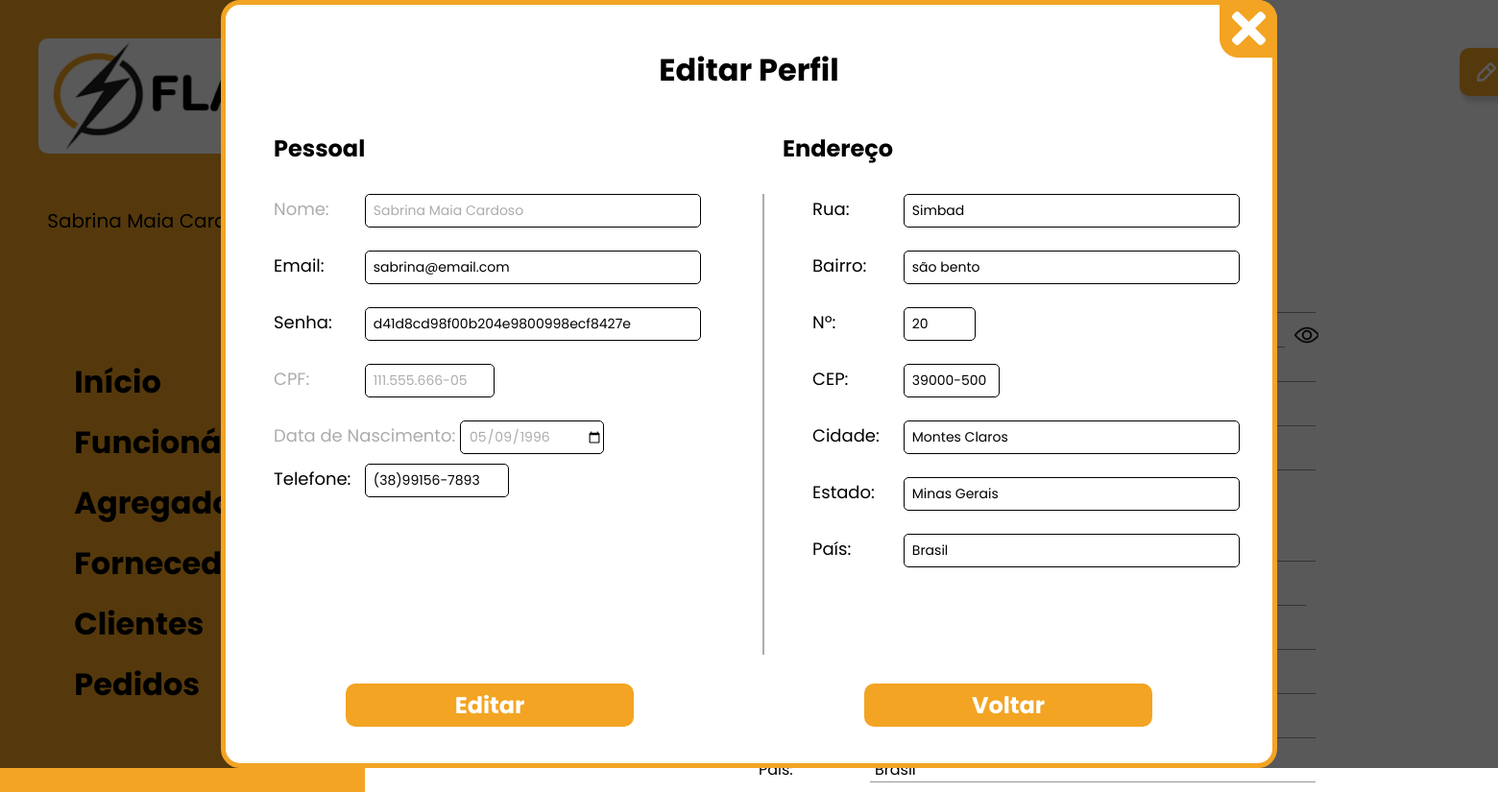
Page /view/editar_perfil.php (signed in) on the committed database.
### tables this page shows
CREATE TABLE `funcionarios` (
  `idFuncionarios` int(10) NOT NULL,
  `nome` varchar(100) NOT NULL,
  `email` varchar(100) NOT NULL,
  `cpf` varchar(15) NOT NULL,
  `dataNasc` varchar(11) DEFAULT NULL,
  `senha` varchar(150) NOT NULL,
  `telefone` varchar(15) NOT NULL,
  `fotoNome` varchar(100) DEFAULT NULL,
  `fotoTipo` varchar(5) DEFAULT NULL,
  `fotoTam` int(10) DEFAULT NULL,
  `rua` varchar(100) DEFAULT NULL,
  `bairro` varchar(50) DEFAULT NULL,
  `numero` varchar(5) DEFAULT NULL,
  `cep` varchar(15) DEFAULT NULL,
  `cidade` varchar(100) DEFAULT NULL,
  `estado` varchar(40) DEFAULT NULL,
  `pais` varchar(50) DEFAULT NULL
);

### model/funcionario.php (called while the page is built, shortened)
<?php
    class Funcionario{
        static function pesquisarFuncionario($pdo, $id){
            $sth = $pdo->prepare("SELECT * from funcionarios WHERE idFuncionarios=:id LIMIT 1");
            $sth->BindValue(':id', $id);
            $sth->execute();
            return $users = $sth->fetch(PDO::FETCH_ASSOC);
        }
    }
?>

### view/editar_perfil.php (the view, shortened to what this page needs)
<?PHP
    include('../config/conexao.php');
    include('../model/funcionario.php');
    $user = new Funcionario();
    $mostrar = $user->pesquisarFuncionario($pdo, $_SESSION['id']);
?>
<!DOCTYPE html>
<html lang="pt-br">
<head>
    <link rel="stylesheet" href="../css/style.css">
</head>
<body>
    <div class="container-perfil">
        <aside class="menu-lateral">
           <div class="menu-lateral-logo">
                <img src="../assents/img/logo.jpg" alt="logo da empresa">
           </div>
            <div class="menu-lateral-usuario">
                <span class="ml-usuario-nome">
                    <?php
                        echo $_SESSION['nome'];
                    ?>
                </span>
                <div class="ml-usuario-foto">
                </div>
            </div>
            <nav class="menu-lateral-nav">
                <ul>
                   <li class="mlv-elemento"><a href="inicio.php">Início</a></li>
                   <li class="mlv-elemento"><a href="funcionarios.php">Funcionários</a></li>
                   <li class="mlv-elemento"><a href="agregados.php">Agregados</a></li>
                   <li class="mlv-elemento"><a href="fornecedores.php">Fornecedores</a></li>
                   <li class="mlv-elemento"><a href="clientes.php">Clientes</a></li>
                   <li class="mlv-elemento"><a href="pedidos.php">Pedidos</a></li>
                </ul>
            </nav>
        </aside>
        <main class="principal-perfil">
            <header class="perfil-cabecalho">
                <div class="perfil-foto">
                </div>>
                <p>
                </p>
                <a class="btn-editar-perfil" href="editar_perfil.php">
                    <img src="../assents/img/icon-edit.svg">
                </a>
                <div class="perfil-editar">
                    <div class="box-editar-perfil">
                        <a class="btn-fechar-form" href="perfil.php">
                            <img id="icon-fechar" src="../assents/img/icon-fechar.svg">
                        </a>
                        <h2 class="editar-header">Editar Perfil</h2>
                        <form method="post" class="form-editar"  enctype="multipart/form-data">
                            <div class="form-header">
                                <h3>Pessoal</h3>
                                <h3>Endereço</h3>
                            </div>
                            <div class="form-body">
                                <div class="form-pessoal">
                                    <div class="form-nome-perfil">
                                        <label for="nome">Nome:</label>
                                        <input type="text" name="nome" value="<?php echo $mostrar['nome']?>">
                                    </div>
                                    <div class="form-email">
                                        <label for="email">Email:</label>
                                        <input type="email" name="email" value="<?php echo $mostrar['email']?>" required>
                                    </div>
                                    <div class="form-senha">
                                        <label for="senha">Senha:</label>
                                        <input type="text" name="senha" value="<?php echo $_SESSION['senha']?>" required>
                                    </div>
                                    <div class="form-cpf-perfil">
                                        <label for="cpf">CPF:</label>
                                        <input type="text" name="cpf" id="cpf" value="<?php echo $mostrar['cpf']?>">
                                    </div>
                                    <div class="form-dataNasc-perfil">
                                        <label for="dataNasc">Data de Nascimento:</label>
                                        <input type="date" name="dataNasc" value="<?php echo $mostrar['dataNasc']?>" >
                                    </div>
                                    <div class="form-tel">
                                        <label for="telefone">Telefone:</label>
                                        <input type="text" name="telefone" value="<?php echo $mostrar['telefone']?>" required>
                                    </div>
                                </div>
                            <div class="cadastro-separador"></div>
                                <div class="form-endereco">
                                    <div class="form-rua">
                                        <label for="rua">Rua:</label>
                                        <input type="text" name="rua" value="<?php echo $mostrar['rua']?>" >
                                    </div>
                                    <div class="form-bairro">
                                        <label for="bairro">Bairro:</label>
                                        <input type="text" name="bairro" value="<?php echo $mostrar['bairro']?>" >
                                    </div>
                                    <div class="form-num">
                                        <label for="num">Nº:</label>
                                        <input type="text" name="num" value="<?php echo $mostrar['numero']?>" >
                                    </div>
                                    <div class="form-cep">
                                        <label for="cep">CEP:</label>
                                        <input type="text" name="cep" value="<?php echo $mostrar['cep']?>" >
                                    </div>
                                    <div class="form-cidade">
                                        <label for="cidade">Cidade:</label>
                                        <input type="text" name="cidade" value="<?php echo $mostrar['cidade']?>" >
                                    </div>
                                    <div class="form-estado">
                                        <label for="estado">Estado:</label>
                                        <input type="text" name="estado" value="<?php echo $mostrar['estado']?>" >
                                    </div>
                                    <div class="form-pais">
                                        <label for="pais">País:</label>
                                        <input type="text" name="pais" value="<?php echo $mostrar['pais']?>" >
                                    </div>
                                </div>
                            </div>
                            <div class="editar-footer">
                                <input id="btn-editar" class="btn-editar" type="submit" value="Editar" name="editarPerfil">
                                <a class="btn-voltar" href="perfil.php">Voltar</a>
                            </div>
                        </form>
                    </div>
                </div>
            </header>
            <section class="perfil-dados">
                <div class="dado">
                    <span>Email:</span>
                </div>
                <div class="dado-senha">
                    <span>Senha:</span>
                    <span class="icon-senha" onclick="mostrarSenha()"></span>
                </div>
                <div class="dado">
                    <span>CPF:</span>
                </div>
                <div class="dado">
                    <span>Nascimento:</span>
                </div>
                <div class="dado">
                    <span>Telefone:</span>
                </div>
                <h3>Endereço</h3>
                <div class="dado">
                    <span>Rua:</span>
                </div>
                <div class="dado">
                    <div class="dado-bairro">
                        <span>Bairro:</span>
                    </div>
                    <div class="dado-num">
                        <span>Nº:</span>
                    </div>
                </div>
                <div class="dado">
                    <span>CEP:</span>
                </div>
                <div class="dado">
                    <span>Cidade:</span>
                </div>
                <div class="dado">
                    <span>Estado:</span>
                </div>
                <div class="dado">
                    <span>País:</span>
                    <input type="text" value="<?php echo $mostrar['pais'];?>">
                </div>
            </section>
        </main>
    </div>
</body>

### rows in the picture
funcionarios: nome "Sabrina Maia Cardoso", email "sabrina@email.com", cpf "111.555.666-05", dataNasc "05/09/1996", telefone "(38)99156-7893", rua "Simbad", bairro "são bento", num "20", cep "39000-500", cidade "Montes Claros", estado "Minas Gerais", pais "Brasil"

### other values in the picture
$_SESSION['nome'] "Sabrina Maia Cardoso"
